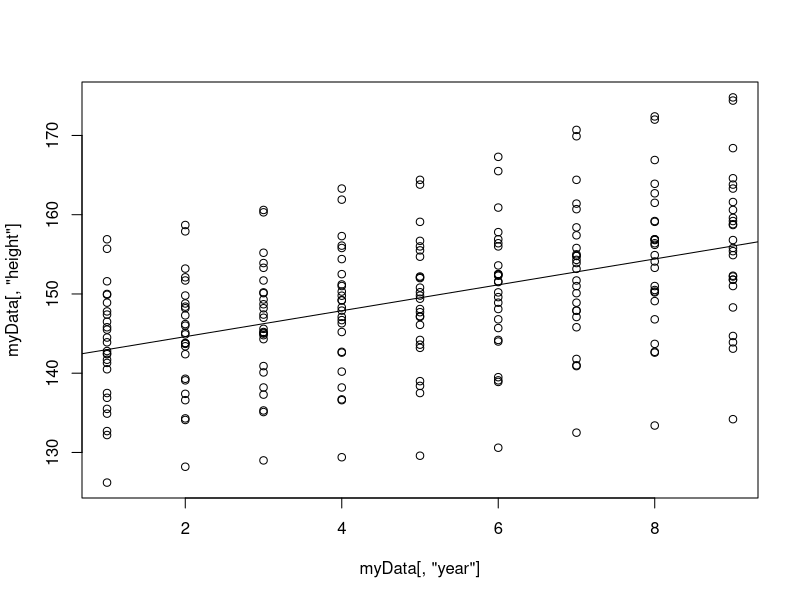
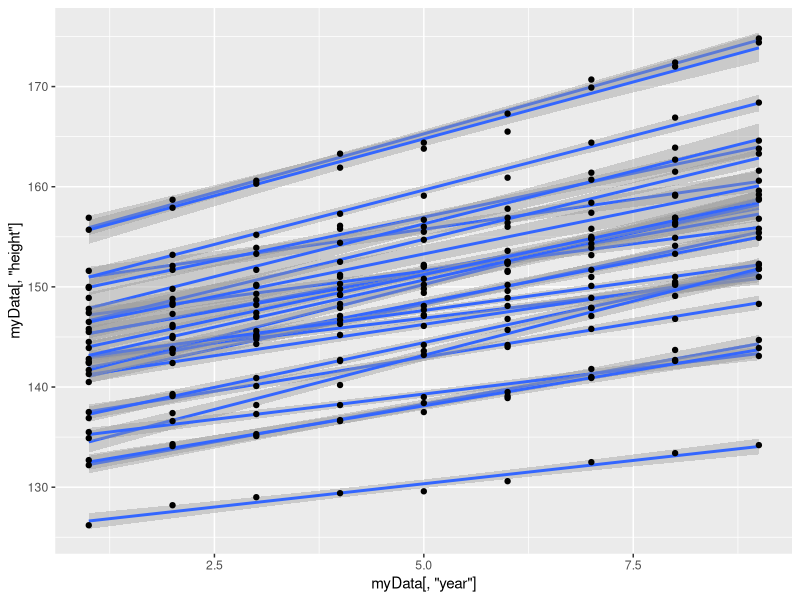

Here is the R script that generated these plots, in order:
library(nlme)
library(ggplot2)

#calcMSE method
calcMSE = function(predictedY,target) {
	error = predictedY-target
	return(mean(error^2))
}


#load data
myData = read.csv("oxboys.csv", header = TRUE)

#split train and test data
trainData = subset(myData, year < 3)
testData = subset(myData, year >= 3)

model = lm(height ~ year,data=myData);
png('lm-plot.png')
plot(myData[,'year'],myData[,'height'])
abline(model)
dev.off()


fp = ggplot(myData, aes(x=myData[,'year'], y=myData[,'height'], group=myData[,'id'])) + stat_smooth(method="lm")
fplot = fp + geom_point() 
ggsave(filename="lm-by-id.png", plot=fplot)


globalModel = lm(height ~ year,data=trainData);
globalTestOut = predict(globalModel,newdata=testData);
print('MSE for global model:')
print(calcMSE(globalTestOut,testData$height))

for( key in unique(trainData$id)){
	print(paste('MSE for student: ',key))
	
	#take data for each id
	studentTrain <- subset(trainData, id==key)
	studentTest <- subset(testData, id==key)
	localModel = lm(height ~ year, data=studentTrain)
	localTestOut = predict(localModel,newdata=studentTest)
	print(calcMSE(localTestOut,studentTest$height))

}

multiLevelModel =  lme(height~year, data=trainData, random=list(id=pdDiag(~year)))
multiLevelTestOut = predict(multiLevelModel, newdata=testData, level=1)
print('MSE for multi level model:')
print(calcMSE(multiLevelTestOut,testData$height))

 #model3 = lme(height~year, data=trainData,random = ~ 1 + year|id)
